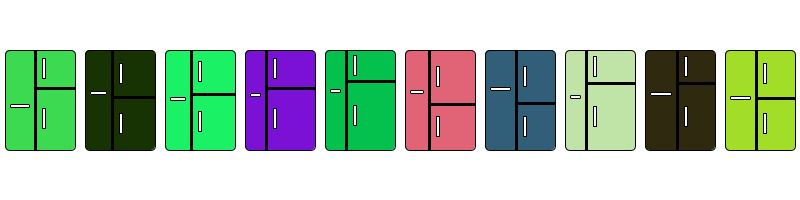
Frame 1 (no input)
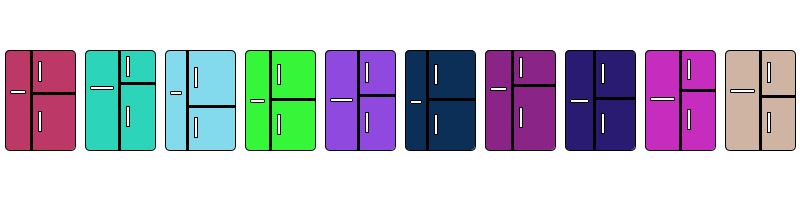
Frame 2 (the mouse pressed at the canvas centre, redrawn once)

The Processing sketch that drew these frames (run headless with seeded random() and noise(); the mouse was pressed at the canvas centre and the sketch redrawn once):

// Processing sketch: processing_117557
// ── processing_117557.pde

//Jeff Guo
//Interactive Prototyping 3
//Oct 17
//Refrigerator Generator
//All Rights Reserved



void setup() {
  size(800, 200);
  noLoop();
}

void draw() {
  background(255);
  for (int i = 5; i<width; i+=80) {
    refrigerator(i,random(20,35),random(30,60),random(85,105),random(255),random(255),random(255) );
  }
}

void refrigerator(float p, float x, float y, float y0, float r, float g, float b)
{

  //refrigerator body
  fill(r, g, b);
  rect(p, 50, 70, 100, 5);
  
  
  //vertical door crack
  fill(0);
  rect(p+x, 50, 2, 100);
 
  //horizontal door crack
  rect(p+x,y+50, 70-x, 2);
  
  fill(255);
  
  //horizontal handle
  rect(p+5,y0, x-10,3,1);
  
  //vertical handle
  rect(p+x+8, y/2 +40, 3, 20);
  
  rect(p+x+8, y/2+90, 3, 20);
   
}
void mouseClicked() {
redraw();
}
